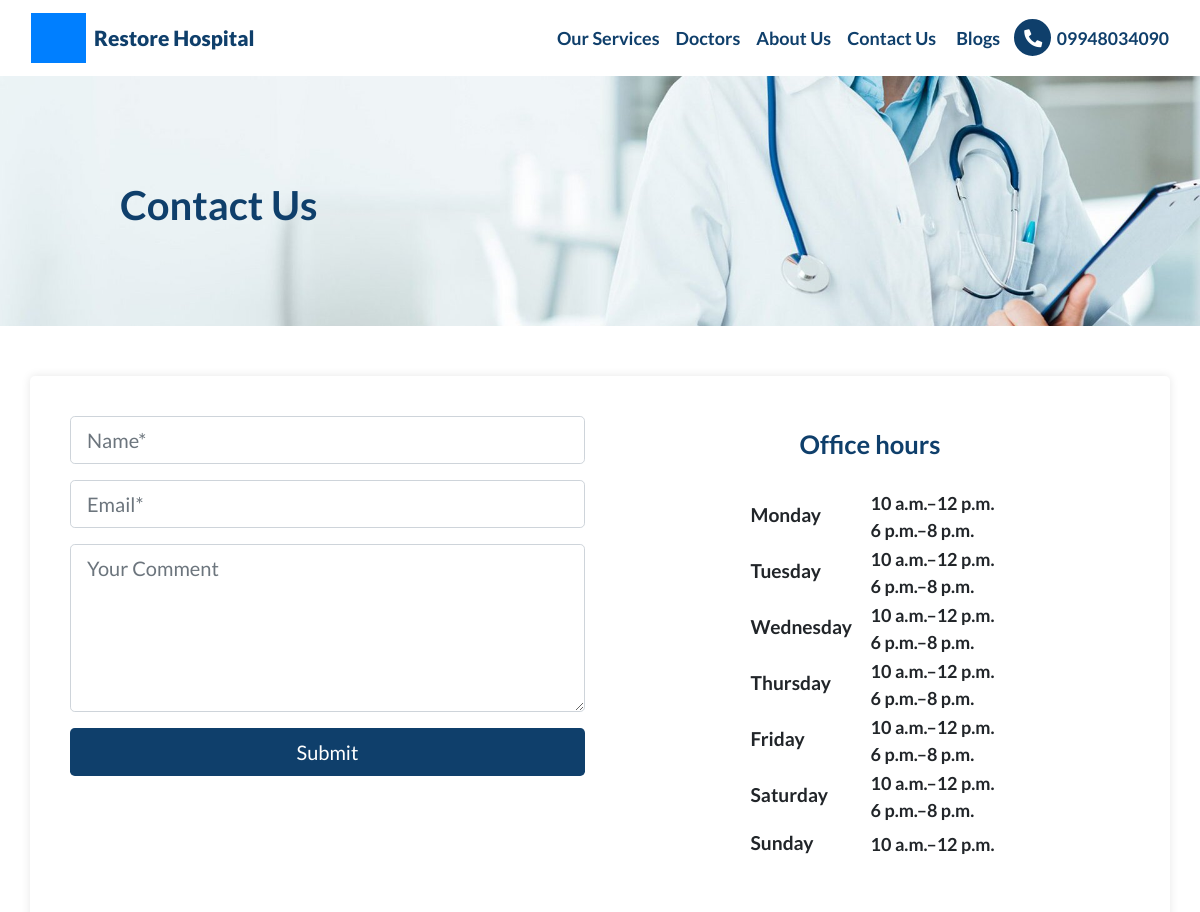
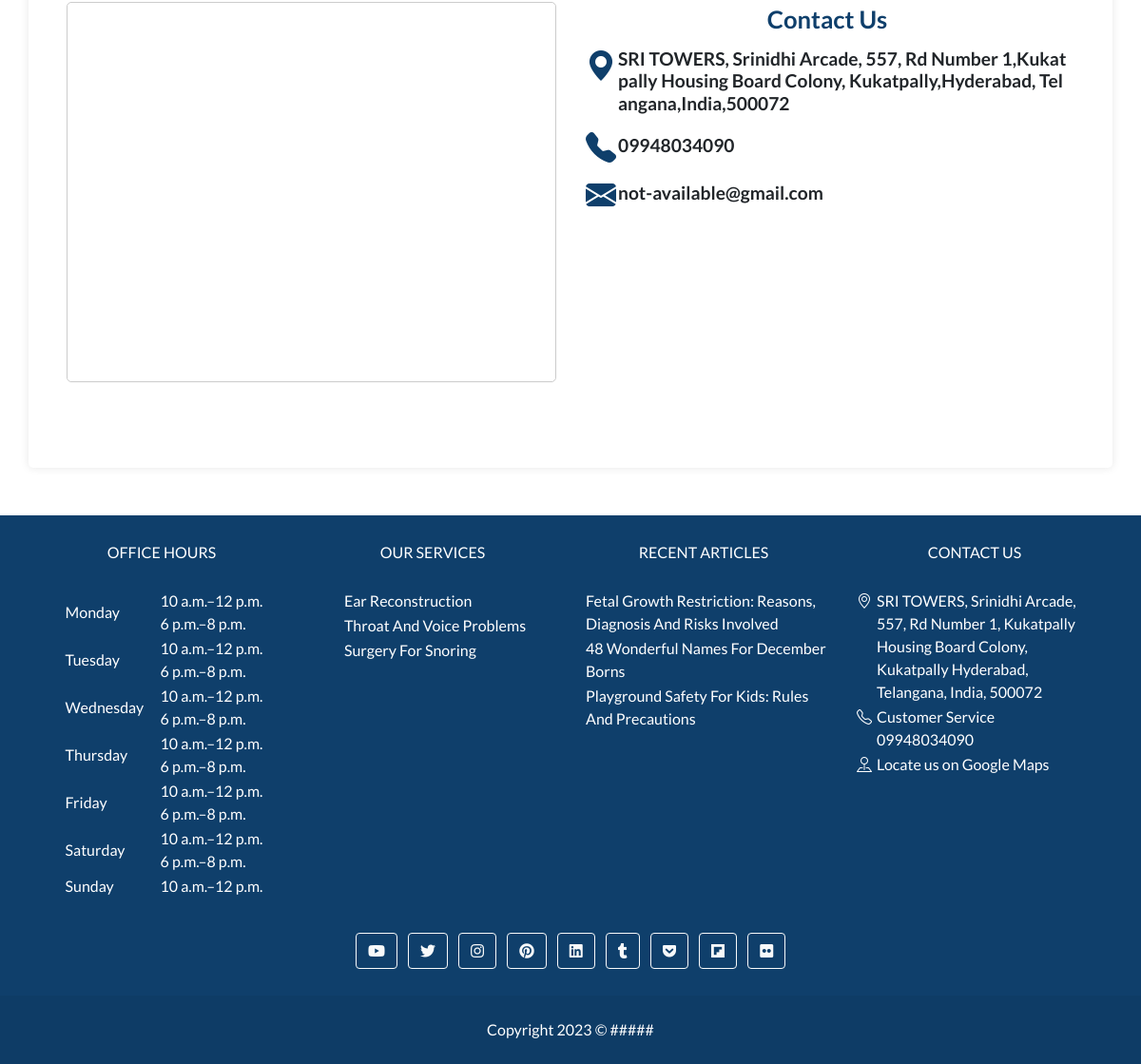
The page /contact-us/ on the database its author committed (2 pictures, top to bottom).
### web_app/models.py (models this page shows, shortened)
class CustomSiteContent(models.Model):
    STATUS_CHOICE = (
        ("draft", "Draft"),
        ("published", "Published")
    )
    site_name = models.CharField(max_length=255)
    site_url = models.CharField(max_length=255)
    logo = models.ImageField(upload_to="logo/")
    favicon = models.ImageField(upload_to="logo/")
    nav_brand_html = RichTextUploadingField()
    nav_html = RichTextUploadingField()
    footer_html = RichTextUploadingField(null=True, blank=True)
    nav_icon_html = models.CharField(max_length=255, null=True, blank=True)
    social_links_html = models.TextField(null=True, blank=True)
    script = models.TextField(null=True, blank=True)
    copyright_text = models.CharField(max_length=255, null=True, blank=True)
    status = models.CharField(max_length=20, choices=STATUS_CHOICE, default="draft")
    created_at = models.DateTimeField(auto_now_add=True)
    updated_at = models.DateTimeField(auto_now=True)

class OpeningHours(models.Model):
    business = models.ForeignKey(Business, on_delete=models.CASCADE)
    day = models.CharField(max_length=255, choices=STATUS_CHOICE)
    timming = models.CharField(max_length=255)

class Business(models.Model):
    type = models.CharField(max_length=255)
    map_id = models.URLField(max_length=1000)
    additional_Type = models.URLField(blank=True,null=True)
    medical_Specialty = models.CharField(max_length=255)
    curreny_Accepted = models.ManyToManyField(Currency)
    payment_Accepted = models.CharField(max_length=255)
    hasMap = models.URLField(max_length=1000)
    logo = models.ImageField(upload_to='logo/')
    telephone = models.CharField(max_length=255,blank=True,null=True)
    isAcceptingNewPatients = models.CharField(max_length=255, choices=STATUS_PATIENT,default='yes')
    knows_language = models.ManyToManyField(KnowsLanguage)
    url = models.URLField()
    name = models.CharField(max_length=255)
    AlternateName = models.CharField(max_length=255,blank=True,null=True)
    description = models.TextField(blank=True,null=True)
    disambiguatingDescription = models.TextField(blank=True,null=True)
    foundingDate = models.CharField(max_length=255)
    SameAs = models.TextField(blank=True,null=True)

class Adress(models.Model):
    business = models.ForeignKey(Business, on_delete=models.CASCADE, default="PostalAddress")
    type = models.CharField(max_length=255)
    postalCode = models.CharField(max_length=255)
    addressRegion = models.CharField(max_length=255)
    addressCountry = models.CharField(max_length=255)
    streetAddress = models.CharField(max_length=500)
    addressLocality = models.CharField(max_length=500)

class ContactPoint(models.Model):
    business = models.ForeignKey(Business, on_delete=models.CASCADE)
    type = models.CharField(max_length=255,default="ContactPoint")
    contactType = models.CharField(max_length=255)
    telephone = models.CharField(max_length=255)
    email = models.CharField(max_length=255)

class Service(models.Model):
    STATUS_CHOICE = (
        ("draft", "Draft"),
        ("published", "Published")
    )
    name = models.CharField(max_length=255)
    slug = models.SlugField(max_length=255)
    type = models.CharField(max_length=255)
    additional_type= models.CharField(max_length=255, null=True, blank=True, help_text="https://en.wikipedia.org/wiki/Clear_aligners")
    brand= models.CharField(max_length=100, null=True, blank=True)
    description = models.TextField()
    disambiguating_description = models.CharField(max_length=255, null=True, blank=True)
    image = models.ImageField(upload_to='images')
    image_caption = models.CharField(max_length=255)
    potential_action = models.CharField(max_length=255, null=True, blank=True, help_text="Call for a free consultation")
    is_part_of=models.URLField(max_length=255, default="https://soumyahospitals.com")
    reviewed_by = models.ForeignKey(Doctor, on_delete=models.CASCADE, related_name="service_reviewed_by")
    content = RichTextUploadingField(help_text="content will display in frontend only")
    status = models.CharField(max_length=20, choices=STATUS_CHOICE, default="Draft")

### guides/models.py (models this page shows, shortened)
class Blog(models.Model):
    STATUS_CHOICE = (
        ("draft", "Draft"),
        ("published", "Published")
    )
    meta_title = models.CharField(max_length=500)
    meta_desc = models.CharField(max_length=500)
    url_slug = models.SlugField(max_length=500, unique=True)
    content = RichTextUploadingField()
    toc = RichTextUploadingField(verbose_name="Table of Content", null=True, blank=True)
    featured_image = models.ImageField(upload_to="guides_featured_image/",null=True,blank=True)
    category = models.CharField(max_length=255, null=True, blank=True)
    publisher = models.ForeignKey(Business, on_delete=models.CASCADE)
    created_by = models.ForeignKey(Doctor, on_delete=models.CASCADE, related_name="blog_created_by")
    reviewed_by = models.ForeignKey(Doctor, on_delete=models.CASCADE, related_name="blog_reviewed_by")
    reviewed_at = models.DateTimeField()
    auto_gen_toc = models.BooleanField(verbose_name="Auto Generate Table of Content",default=True)
    status = models.CharField(max_length=20, choices=STATUS_CHOICE, default="Draft")
    category_slug = models.SlugField(max_length=255, null=True, blank=True)
    created_at = models.DateTimeField(auto_now_add=True)
    updated_at = models.DateTimeField(auto_now=True)

### web_app/views.py (the view)
# urls.py: path('contact-us/', contact, name="contact_us_url"),
def contact(request):
    request.extra_context = {"page_url" : "contact-us"}
    business = Business.objects.prefetch_related('openinghours_set', 'adress_set', 'contactpoint_set',).get(type="Physician")
    oh = business.openinghours_set.all()
    add = business.adress_set.all()
    ct = business.contactpoint_set.all()
    if request.POST:
        name = request.POST["name"]
        email = request.POST["email"]
        message = request.POST["message"]
        question = Question(name=name,email=email,comment=message)
        question.save()
    k=CustomPageContent.objects.filter(url="contact-us")
    context = {"oh":oh,"add":add,"ct":ct,"map":business.map_id,"customdata":k[0]}
    context["businessSchema"] = generateBusinessSchema(request.build_absolute_uri())
    request.extra_context["context"] = context
    return render(request,"web_app/contact.html",context)

### web_app/templates/web_app/contact.html (shortened to what this page needs)
{% extends 'base.html' %}
{% load static %}
{% block style %}
<link rel="stylesheet" href="{% static 'css/contact.css' %}">
{% endblock style %}
{% block body %}
<div class="contact-us container">
	<div class="row">
		<div class="col-md-6">
			<form method="post">
				<div class="form-group">
					<input type="text" class="form-control form-control-lg" id="name" name="name" placeholder="Name*"
						required>
				</div>
				<div class="form-group">
					<input type="email" class="form-control form-control-lg" id="email" name="email"
						placeholder="Email*" required>
				</div>
				<div class="form-group">
					<textarea class="form-control form-control-lg" id="message" name="message" rows="5"
						placeholder="Your Comment" required></textarea>
				</div>
				<button type="submit" class="btn btn-lg btn-block text-white"
					style="background-color: var(--primary-bg)">Submit</button>
			</form>
		</div>
		<div class="col-md-6 mt-2">
			<h2 class="text-center mb-4" style="color: var(--primary-bg) !important; font-weight: bold;">
				Office hours
			</h2>
			<table style="margin: auto; ">
				<tbody>
					{% for i in oh %}
					<tr>
						<td style="width:120px;">
							<h6 style="font-size: larger; font-weight: bold;">{{i.day}}</h6>
						</td>
						<td style="font-size: large; font-weight: bold;">{{i.timming|safe}}</td>
					</tr>
					{% endfor %}
				</tbody>
			</table>
		</div>
	</div>
	<div class="row">
		<div class="col-md-6">
			<div class="map">
				<iframe src="{{map}}&output=embed" width="100%" height="400" style="border:0;" allowfullscreen=""
					loading="lazy"></iframe>
			</div>
		</div>
		<div class="col-md-6 mt-5">
		<h2 class="text-center" style="color: var(--primary-bg) !important; font-weight: bold;">Contact Us</h2>
		<table  style="vertical-align: bottom;">
			<tbody>
				{% for i in add %}
				<tr>
					<td style="vertical-align: top;width: 21px;"><i class="bi bi-geo-alt-fill fa-2x icon-color"></i>
					</td>
					<td style="word-break: break-all;">
						<h6 style="font-size: larger; font-weight: bold;">{{i.streetAddress}},{{i.addressLocality}},{{i.addressRegion}},{{i.addressCountry}},{{i.postalCode}}</h6>
					</td>
				</tr>
				{% endfor %}
				{% for i in ct %}
				<tr>
					<td style="vertical-align: top;width: 21px;"><i
							class="bi bi-telephone-fill fa-2x icon-color"></i></td>
					<td>
						<h6 style="font-size: larger; font-weight: bold;">{{i.telephone}}</h6>
					</td>
				</tr>
				{% endfor %}
				{% for i in ct %}
				<tr>
					<td style="vertical-align: top;width: 21px;"><i
							class="bi bi-envelope-fill fa-2x icon-color"></i></td>
					<td>
						<h6 style="font-size: larger; font-weight: bold;">{{i.email}}</h6>
					</td>
				</tr>
				{% endfor %}
			</tbody>
		</table>
	</div>
</div>
</div>
{% endblock body %}

### web_app/templates/base.html (shortened to what this page needs)
{% load static %}
<!doctype html>
<html lang="en">
<head>
    <link href="https://cdnjs.cloudflare.com/ajax/libs/font-awesome/5.15.1/css/all.min.css" rel="stylesheet" />
    <link rel="stylesheet" href="https://cdnjs.cloudflare.com/ajax/libs/bootstrap/4.6.2/css/bootstrap.min.css">
    <link rel="stylesheet" href="https://cdn.jsdelivr.net/npm/bootstrap-icons@1.10.3/font/bootstrap-icons.css">
    <link rel="stylesheet" href="{% static 'css/global.css' %}">
    <link rel="stylesheet" href="{% static 'css/admin.css' %}">
    {% block style %}
    {% endblock style %}
</head>
<body>
    <nav class="navbar navbar-expand-lg navbar-dark secondary-theme">
        <div class="container-fluid">
            <span class="navbar-brand">
                <a href="/">
                    {% if custom_site_content_obj.nav_brand_html %}
                        {{custom_site_content_obj.nav_brand_html|safe}}
                    {% endif %}
                </a>
            </span>
            <div class="collapse navbar-collapse" id="navbarToggler">
                {% if custom_site_content_obj.nav_html %}
                    {{custom_site_content_obj.nav_html|safe}}
                {% endif %}
            </div>
        </div>
    </nav>
    {% if request.path != "/" %}
    <div class="cover-img-bg-div" style="background-image: url('{{top_img.url}}');">
        <h1 class="title">{{cover_img_title}}</h1>
    </div>
    {% endif %}
    <div style="min-height: 70vh;">
    {% block body %}
    {% endblock body %}
    </div>
    <footer class="text-lg-start primary-theme">
        <section class="pt-4">
            <div class="container">
                <div class="row">
                    <div class="col-md-3 col-lg-3 col-xl-3 mx-auto mb-4">
                        <h6 class="text-center text-uppercase fw-bold mb-4">
                            Office Hours
                        </h6>
                        <table style="margin: auto;">
                            <tbody>
                                {% for i in oh %}
                                <tr>
                                    <td style="width:100px;">{{i.day}}</td>
                                    <td>{{i.timming|safe}}</td>
                                </tr>
                                {% endfor %}
                            </tbody>
                        </table>
                    </div>
                     <div class="col-md-3 col-lg-3 col-xl-3 mx-auto mb-4">
                        <h6 class="text-center text-uppercase fw-bold mb-4">
                            Our Services
                        </h6>
                        <table style="margin: auto;">
                            <tbody>
                                {% for i in six_services_obj %}
                                <tr>
                                    <td><a href="{% url 'web_app:services' i.slug %}" target="_blank"  class="text-white">{{i.name}}</a></td>
                                </tr>
                                {% endfor %}
                            </tbody>
                        </table>
                    </div>
                      <div class="col-md-3 col-lg-3 col-xl-3 mx-auto mb-4">
                        <h6 class="text-center text-uppercase fw-bold mb-4">
                            Recent Articles
                        </h6>
                        <table style="margin: auto;">
                            <tbody>
                                {% for article in recent_articles %}
                                <tr>
                                    <td><a href="{% url 'guides:blog_url' article.url_slug %}" target="_blank"  class="text-white">{{article.meta_title}}</a></td>
                                </tr>
                                {% endfor %}
                            </tbody>
                        </table>
                    </div>
                    <div class="col-md-3 col-lg-3 col-xl-3 mx-auto mb-4">
                        <h6 class="text-center text-uppercase fw-bold mb-4">Contact Us</h6>
                         <table style="margin: auto;">
                            <tbody>
                                {% for i in add %}
                                <tr>
                                    <td style="vertical-align: top;width: 21px;"><i class="bi bi-geo-alt"></i></td>
                                    <td>{{i.streetAddress}}, {{i.addressLocality}}
                                        {{i.addressRegion}}, {{i.addressCountry}}, {{i.postalCode}}</td>
                                </tr>
                                {% endfor %}
                                {% for i in ct %}
                                <tr>
                                    <td style="vertical-align: top;width: 21px;"><i class="bi bi-telephone"></i></td>
                                    <td>{{i.contactType}}<br>{{i.telephone}}</td>
                                </tr>
                                {% endfor %}
                                <tr>
                                    <td style="vertical-align: top;width: 21px;"><i class="bi bi-pin-map"></i></i></td>
                                    <td style="word-break: break-all;"><a href="{{map_id}}" target="_blank"  class="text-white">Locate us on Google Maps</a></td>
                                </tr>
                            </tbody>
                        </table>
                    </div>
                </div>
            </div>
        </section>
        {% if custom_site_content_obj.social_links_html %}
            {{custom_site_content_obj.social_links_html|safe}}
        {% endif %}
        <div class="text-center p-4" style="background-color: rgba(0, 0, 0, 0.05);">
            {{custom_site_content_obj.copyright_text|safe}}
        </div>
    </footer>
</body>
</html>

### rows shown on the page
CustomSiteContent: nav_brand_html (picture), nav_brand_html "Restore Hospital", nav_html "Our Services Doctors About Us Contact Us Blogs 09948034090", copyright_text "Copyright 2023 © #####"
OpeningHours: day "Monday", timming "10 a.m.–12 p.m. 6 p.m.–8 p.m."
OpeningHours: day "Tuesday", timming "10 a.m.–12 p.m. 6 p.m.–8 p.m."
OpeningHours: day "Wednesday", timming "10 a.m.–12 p.m. 6 p.m.–8 p.m."
OpeningHours: day "Thursday", timming "10 a.m.–12 p.m. 6 p.m.–8 p.m."
OpeningHours: day "Friday", timming "10 a.m.–12 p.m. 6 p.m.–8 p.m."
OpeningHours: day "Saturday", timming "10 a.m.–12 p.m. 6 p.m.–8 p.m."
OpeningHours: day "Sunday", timming "10 a.m.–12 p.m."
Adress: streetAddress "SRI TOWERS, Srinidhi Arcade, 557, Rd Number 1", addressLocality "Kukatpally Housing Board Colony, Kukatpally", addressRegion "Hyderabad, Telangana", addressCountry "India", postalCode "500072"
ContactPoint: telephone "09948034090", email "not-available@gmail.com", contactType "Customer Service"
Service: name "Ear Reconstruction"
Service: name "Throat And Voice Problems"
Service: name "Surgery For Snoring"
Blog: meta_title "Fetal Growth Restriction: Reasons, Diagnosis And Risks Involved"
Blog: meta_title "48 Wonderful Names For December Borns"
Blog: meta_title "Playground Safety For Kids: Rules And Precautions"

### other values the page prints
{{ cover_img_title }} "Contact Us"
